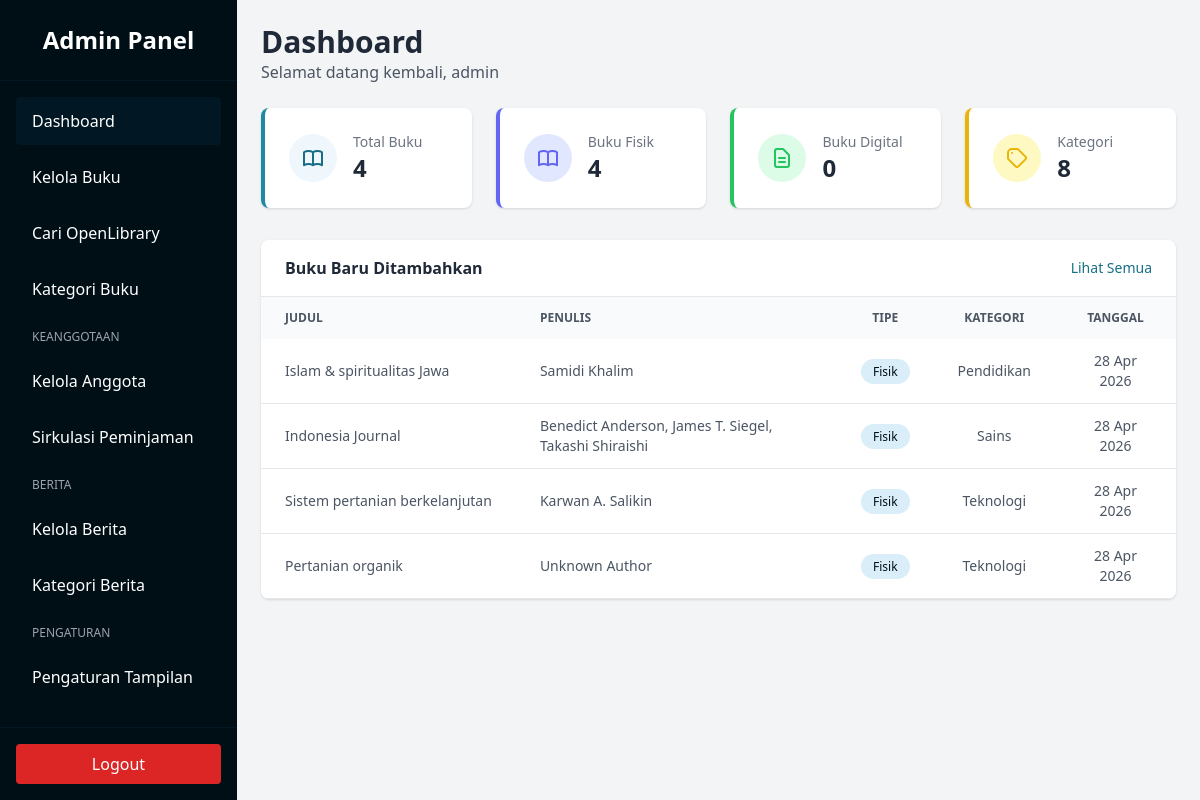
Page /admin/dashboard.php (signed in) on the committed database.
### tables this page shows
CREATE TABLE `books` (
  `id` int(11) NOT NULL AUTO_INCREMENT,
  `title` varchar(255) NOT NULL,
  `author` varchar(255) NOT NULL,
  `translator` varchar(255) DEFAULT NULL,
  `publisher` varchar(255) DEFAULT NULL,
  `publish_location` varchar(255) DEFAULT NULL,
  `year` int(11) DEFAULT NULL,
  `isbn` varchar(64) DEFAULT NULL,
  `language` varchar(16) DEFAULT NULL,
  `pages` int(11) DEFAULT NULL,
  `dimensions` varchar(64) DEFAULT NULL,
  `cover_type` varchar(64) DEFAULT NULL,
  `ddc_code` varchar(64) DEFAULT NULL,
  `subjects` text DEFAULT NULL,
  `synopsis` text DEFAULT NULL,
  `cover_image` varchar(255) DEFAULT NULL,
  `file_path` varchar(255) DEFAULT NULL,
  `type` enum('physical','digital') DEFAULT 'physical',
  `stock` int(11) DEFAULT 0,
  `category_id` int(11) DEFAULT NULL,
  `created_at` timestamp NOT NULL DEFAULT current_timestamp(),
  PRIMARY KEY (`id`),
  KEY `fk_books_category` (`category_id`),
  CONSTRAINT `fk_books_category` FOREIGN KEY (`category_id`) REFERENCES `categories` (`id`) ON DELETE SET NULL
);

CREATE TABLE `categories` (
  `id` int(11) NOT NULL AUTO_INCREMENT,
  `name` varchar(100) NOT NULL,
  `created_at` timestamp NOT NULL DEFAULT current_timestamp(),
  PRIMARY KEY (`id`)
);

### admin/dashboard.php (the view, shortened to what this page needs)
<?php
require_once 'includes/header.php';
$totalBooks = $pdo->query("SELECT COUNT(*) FROM books")->fetchColumn();
$physicalBooks = $pdo->query("SELECT COUNT(*) FROM books WHERE type = 'physical'")->fetchColumn();
$digitalBooks = $pdo->query("SELECT COUNT(*) FROM books WHERE type = 'digital'")->fetchColumn();
$totalCats = $pdo->query("SELECT COUNT(*) FROM categories")->fetchColumn();
$stmt = $pdo->query("SELECT books.*, categories.name as category_name FROM books LEFT JOIN categories ON books.category_id = categories.id ORDER BY created_at DESC LIMIT 5");
$recentBooks = $stmt->fetchAll();
?>
<div class="mb-6">
    <h1 class="text-3xl font-bold text-gray-800">Dashboard</h1>
    <p class="text-gray-600">Selamat datang kembali, <?= htmlspecialchars($_SESSION['admin_username']) ?></p>
</div>
<div class="grid grid-cols-1 md:grid-cols-2 lg:grid-cols-4 gap-6 mb-8">
    <div class="bg-white rounded-lg shadow p-6 border-l-4 border-frosted_mint-600">
        <div class="flex items-center">
            <div class="p-3 rounded-full bg-icy_blue-100 text-frosted_mint-700 mr-4">
            </div>
            <div>
                <p class="text-gray-500 text-sm font-medium">Total Buku</p>
                <p class="text-2xl font-bold text-gray-800"><?= $totalBooks ?></p>
            </div>
        </div>
    </div>
    <div class="bg-white rounded-lg shadow p-6 border-l-4 border-indigo-500">
        <div class="flex items-center">
            <div class="p-3 rounded-full bg-indigo-100 text-indigo-500 mr-4">
            </div>
            <div>
                <p class="text-gray-500 text-sm font-medium">Buku Fisik</p>
                <p class="text-2xl font-bold text-gray-800"><?= $physicalBooks ?></p>
            </div>
        </div>
    </div>
    <div class="bg-white rounded-lg shadow p-6 border-l-4 border-green-500">
        <div class="flex items-center">
            <div class="p-3 rounded-full bg-green-100 text-green-500 mr-4">
                <svg class="w-6 h-6" fill="none" stroke="currentColor" viewBox="0 0 24 24"><path stroke-linecap="round" stroke-linejoin="round" stroke-width="2" d="M9 12h6m-6 4h6m2 5H7a2 2 0 01-2-2V5a2 2 0 012-2h5.586a1 1 0 01.707.293l5.414 5.414a1 1 0 01.293.707V19a2 2 0 01-2 2z"></path></svg>
            </div>
            <div>
                <p class="text-gray-500 text-sm font-medium">Buku Digital</p>
                <p class="text-2xl font-bold text-gray-800"><?= $digitalBooks ?></p>
            </div>
        </div>
    </div>
    <div class="bg-white rounded-lg shadow p-6 border-l-4 border-yellow-500">
        <div class="flex items-center">
            <div class="p-3 rounded-full bg-yellow-100 text-yellow-500 mr-4">
                <svg class="w-6 h-6" fill="none" stroke="currentColor" viewBox="0 0 24 24"><path stroke-linecap="round" stroke-linejoin="round" stroke-width="2" d="M7 7h.01M7 3h5c.512 0 1.024.195 1.414.586l7 7a2 2 0 010 2.828l-7 7a2 2 0 01-2.828 0l-7-7A1.994 1.994 0 013 12V7a4 4 0 014-4z"></path></svg>
            </div>
            <div>
                <p class="text-gray-500 text-sm font-medium">Kategori</p>
                <p class="text-2xl font-bold text-gray-800"><?= $totalCats ?></p>
            </div>
        </div>
    </div>
</div>
<div class="bg-white rounded-lg shadow overflow-hidden">
    <div class="px-6 py-4 border-b border-gray-200 flex justify-between items-center">
        <h3 class="font-bold text-gray-800">Buku Baru Ditambahkan</h3>
        <a href="books.php" class="text-frosted_mint-700 text-sm hover:underline">Lihat Semua</a>
    </div>
    <div class="overflow-x-auto">
        <table class="w-full text-left border-collapse">
            <thead>
                <tr class="bg-gray-50 text-gray-600 uppercase text-xs leading-normal">
                    <th class="py-3 px-6 text-left">Judul</th>
                    <th class="py-3 px-6 text-left">Penulis</th>
                    <th class="py-3 px-6 text-center">Tipe</th>
                    <th class="py-3 px-6 text-center">Kategori</th>
                    <th class="py-3 px-6 text-center">Tanggal</th>
                </tr>
            </thead>
            <tbody class="text-gray-600 text-sm font-light">
                <?php foreach ($recentBooks as $book): ?>
                <tr class="border-b border-gray-200 hover:bg-gray-100">
                    <td class="py-3 px-6 text-left whitespace-nowrap">
                        <div class="font-medium"><?= htmlspecialchars($book['title']) ?></div>
                    </td>
                    <td class="py-3 px-6 text-left">
                        <?= htmlspecialchars($book['author']) ?>
                    </td>
                    <td class="py-3 px-6 text-center">
                        <?php if ($book['type'] == 'digital'): ?>
                            <span class="bg-green-200 text-green-600 py-1 px-3 rounded-full text-xs">Digital</span>
                        <?php else: ?>
                            <span class="bg-icy_blue-200 text-mauve-900 py-1 px-3 rounded-full text-xs">Fisik</span>
                        <?php endif; ?>
                    </td>
                    <td class="py-3 px-6 text-center">
                        <?= htmlspecialchars($book['category_name']) ?>
                    </td>
                    <td class="py-3 px-6 text-center">
                        <?= date('d M Y', strtotime($book['created_at'])) ?>
                    </td>
                </tr>
                <?php endforeach; ?>
            </tbody>
        </table>
    </div>
</div>
<?php require_once 'includes/footer.php'; ?>

### rows in the picture
books: title "Islam & spiritualitas Jawa", author "Samidi Khalim", type "Fisik", category.name "Pendidikan", created_at "28 Apr 2026"
books: title "Indonesia Journal", author "Benedict Anderson, James T. Siegel, Takashi Shiraishi", type "Fisik", category.name "Sains", created_at "28 Apr 2026"
books: title "Sistem pertanian berkelanjutan", author "Karwan A. Salikin", type "Fisik", category.name "Teknologi", created_at "28 Apr 2026"
books: title "Pertanian organik", author "Unknown Author", type "Fisik", category.name "Teknologi", created_at "28 Apr 2026"

### other values in the picture
$_SESSION['admin_username'] "admin"
$totalBooks "4"
$physicalBooks "4"
$digitalBooks "0"
$totalCats "8"
